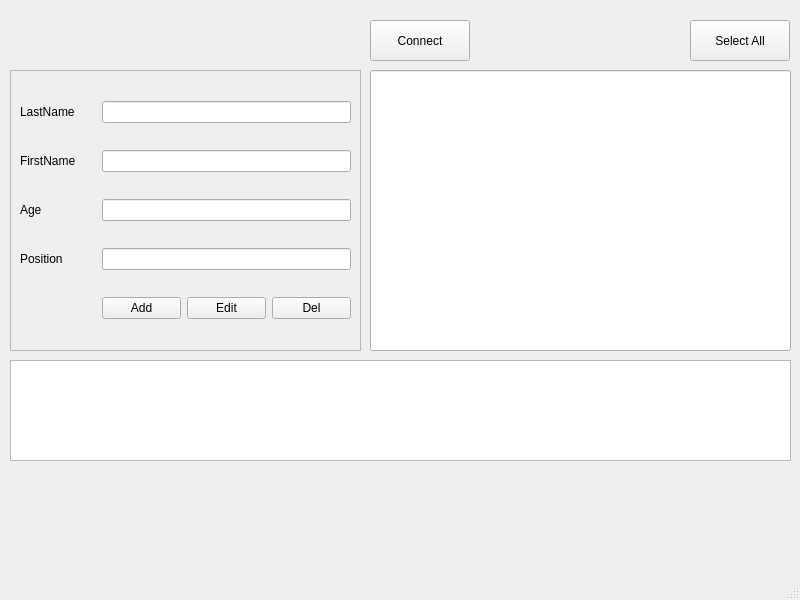
<?xml version="1.0" encoding="UTF-8"?>
<ui version="4.0">
 <class>MainWindow</class>
 <widget class="QMainWindow" name="MainWindow">
  <property name="geometry">
   <rect>
    <x>0</x>
    <y>0</y>
    <width>800</width>
    <height>600</height>
   </rect>
  </property>
  <property name="windowTitle">
   <string>MainWindow</string>
  </property>
  <widget class="QWidget" name="centralwidget">
   <widget class="QPushButton" name="btnSelectAll">
    <property name="geometry">
     <rect>
      <x>690</x>
      <y>20</y>
      <width>100</width>
      <height>41</height>
     </rect>
    </property>
    <property name="text">
     <string>Select All</string>
    </property>
   </widget>
   <widget class="QFrame" name="frame">
    <property name="geometry">
     <rect>
      <x>10</x>
      <y>70</y>
      <width>351</width>
      <height>281</height>
     </rect>
    </property>
    <property name="sizePolicy">
     <sizepolicy hsizetype="Minimum" vsizetype="Preferred">
      <horstretch>0</horstretch>
      <verstretch>0</verstretch>
     </sizepolicy>
    </property>
    <property name="frameShape">
     <enum>QFrame::StyledPanel</enum>
    </property>
    <property name="frameShadow">
     <enum>QFrame::Plain</enum>
    </property>
    <layout class="QGridLayout" name="gridLayout">
     <item row="0" column="0">
      <widget class="QLabel" name="lbLastName">
       <property name="text">
        <string>LastName</string>
       </property>
      </widget>
     </item>
     <item row="2" column="2" colspan="3">
      <widget class="QLineEdit" name="leAge"/>
     </item>
     <item row="4" column="2">
      <widget class="QPushButton" name="btnAdd">
       <property name="text">
        <string>Add</string>
       </property>
      </widget>
     </item>
     <item row="2" column="0">
      <widget class="QLabel" name="lbAge">
       <property name="text">
        <string>Age</string>
       </property>
      </widget>
     </item>
     <item row="3" column="2" colspan="3">
      <widget class="QLineEdit" name="lePosition"/>
     </item>
     <item row="1" column="2" colspan="3">
      <widget class="QLineEdit" name="leFirstName"/>
     </item>
     <item row="0" column="2" colspan="3">
      <widget class="QLineEdit" name="leLastName"/>
     </item>
     <item row="4" column="3">
      <widget class="QPushButton" name="btnEdit">
       <property name="text">
        <string>Edit</string>
       </property>
      </widget>
     </item>
     <item row="3" column="0">
      <widget class="QLabel" name="lbPosition">
       <property name="text">
        <string>Position</string>
       </property>
      </widget>
     </item>
     <item row="4" column="4">
      <widget class="QPushButton" name="btnDel">
       <property name="text">
        <string>Del</string>
       </property>
      </widget>
     </item>
     <item row="1" column="0">
      <widget class="QLabel" name="lbFirstName">
       <property name="text">
        <string>FirstName</string>
       </property>
      </widget>
     </item>
     <item row="0" column="1" rowspan="4">
      <spacer name="verticalSpacer">
       <property name="orientation">
        <enum>Qt::Vertical</enum>
       </property>
       <property name="sizeHint" stdset="0">
        <size>
         <width>20</width>
         <height>40</height>
        </size>
       </property>
      </spacer>
     </item>
    </layout>
   </widget>
   <widget class="QLineEdit" name="twOrg">
    <property name="geometry">
     <rect>
      <x>370</x>
      <y>70</y>
      <width>421</width>
      <height>281</height>
     </rect>
    </property>
    <property name="text">
     <string/>
    </property>
   </widget>
   <widget class="QPushButton" name="btnConnect">
    <property name="geometry">
     <rect>
      <x>370</x>
      <y>20</y>
      <width>100</width>
      <height>41</height>
     </rect>
    </property>
    <property name="text">
     <string>Connect</string>
    </property>
   </widget>
   <widget class="QTextEdit" name="teResult">
    <property name="geometry">
     <rect>
      <x>10</x>
      <y>360</y>
      <width>781</width>
      <height>101</height>
     </rect>
    </property>
    <property name="readOnly">
     <bool>true</bool>
    </property>
   </widget>
  </widget>
  <widget class="QMenuBar" name="menubar">
   <property name="geometry">
    <rect>
     <x>0</x>
     <y>0</y>
     <width>800</width>
     <height>24</height>
    </rect>
   </property>
  </widget>
  <widget class="QStatusBar" name="statusbar"/>
 </widget>
 <resources/>
 <connections/>
</ui>
